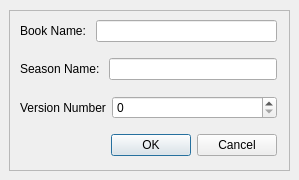
<?xml version="1.0" encoding="UTF-8"?>
<ui version="4.0">
 <class>version_content_change</class>
 <widget class="QDialog" name="version_content_change">
  <property name="geometry">
   <rect>
    <x>0</x>
    <y>0</y>
    <width>299</width>
    <height>180</height>
   </rect>
  </property>
  <property name="windowTitle">
   <string>Changes to Version</string>
  </property>
  <property name="toolTip">
   <string/>
  </property>
  <widget class="QFrame" name="frame">
   <property name="geometry">
    <rect>
     <x>9</x>
     <y>10</y>
     <width>281</width>
     <height>161</height>
    </rect>
   </property>
   <property name="frameShape">
    <enum>QFrame::StyledPanel</enum>
   </property>
   <property name="frameShadow">
    <enum>QFrame::Raised</enum>
   </property>
  </widget>
  <widget class="QWidget" name="layoutWidget">
   <property name="geometry">
    <rect>
     <x>20</x>
     <y>20</y>
     <width>257</width>
     <height>136</height>
    </rect>
   </property>
   <layout class="QVBoxLayout" name="verticalLayout_2">
    <item>
     <layout class="QVBoxLayout" name="verticalLayout">
      <item>
       <layout class="QFormLayout" name="formLayout">
        <item row="0" column="1">
         <widget class="QLineEdit" name="bookNameLineEdit"/>
        </item>
        <item row="0" column="0">
         <widget class="QLabel" name="bookNameLabel">
          <property name="text">
           <string>Book Name: </string>
          </property>
         </widget>
        </item>
       </layout>
      </item>
      <item>
       <layout class="QFormLayout" name="formLayout_2">
        <item row="0" column="0">
         <widget class="QLabel" name="seasonNameLabel">
          <property name="text">
           <string>Season Name: </string>
          </property>
         </widget>
        </item>
        <item row="0" column="1">
         <widget class="QLineEdit" name="seasonNameLineEdit"/>
        </item>
       </layout>
      </item>
      <item>
       <layout class="QFormLayout" name="formLayout_3">
        <item row="0" column="0">
         <widget class="QLabel" name="versionNumberLabel">
          <property name="text">
           <string>Version Number</string>
          </property>
         </widget>
        </item>
        <item row="0" column="1">
         <widget class="QSpinBox" name="versionNumberSpinBox"/>
        </item>
       </layout>
      </item>
     </layout>
    </item>
    <item>
     <widget class="QDialogButtonBox" name="buttonBox">
      <property name="standardButtons">
       <set>QDialogButtonBox::Cancel|QDialogButtonBox::Ok</set>
      </property>
     </widget>
    </item>
   </layout>
  </widget>
 </widget>
 <resources/>
 <connections/>
</ui>
